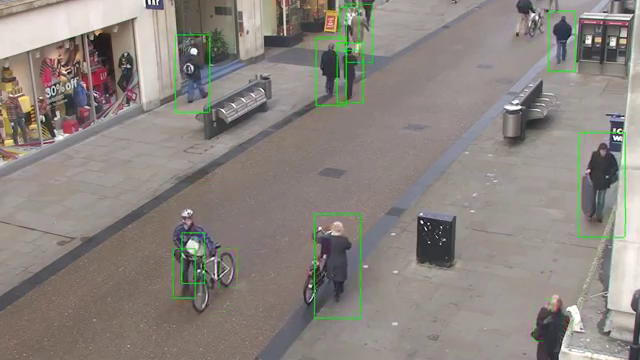
//> input picture frame 79 of Homework/Albert/openCV/humanDetect/video.mp4, 640 x 360 px
$ ./main   (built with g++ and OpenCV 4)
//> lines starting //> are read from the running program, lines starting //| are printed output that depends on the picture
#include "opencv2/objdetect.hpp"
#include "opencv2/highgui.hpp"
#include "opencv2/imgproc.hpp"
#include <iostream>
#include <stdio.h>
using namespace std;
using namespace cv;
/* Function Headers */
void detectAndDisplay( Mat frame );
/* Global variables */
String face_cascade_name = "haarcascade_fullbody.xml";
//String eyes_cascade_name = "haarcascade_eye_tree_eyeglasses.xml";
CascadeClassifier face_cascade;
//CascadeClassifier eyes_cascade;
String window_name = "Capture - Face detection";
/* @function main */
int main( void )
{
    VideoCapture capture;
    Mat frame;
    //-- 1. Load the cascades
    if( !face_cascade.load( face_cascade_name ) ){ printf("--(!)Error loading face cascade\n"); return -1; };
  //  if( !eyes_cascade.load( eyes_cascade_name ) ){ printf("--(!)Error loading eyes cascade\n"); return -1; };
    //-- 2. Read the video stream
    capture.open( "video.mp4" );
    if ( ! capture.isOpened() ) { printf("--(!)Error opening video capture\n"); return -1; }
    while (  capture.read(frame) )
    {
//> frame is the input picture: 360 rows x 640 cols, CV_8UC3; mean B, G, R 127.5, 132.8, 139.6
        if( frame.empty() )
        {
            printf(" --(!) No captured frame -- Break!");
            break;
        }
        //-- 3. Apply the classifier to the frame
        detectAndDisplay( frame );
        int c = waitKey(10);
        if( (char)c == 27 ) { break; } // escape
    }
    return 0;
}
/* @function detectAndDisplay */
void detectAndDisplay( Mat frame )
{
    std::vector<Rect> faces;
    Mat frame_gray;
    cvtColor( frame, frame_gray, COLOR_BGR2GRAY );
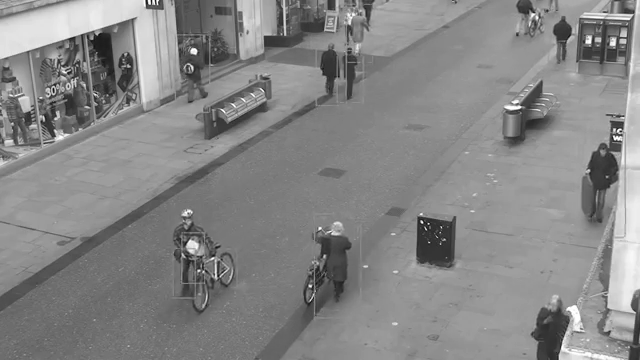
//> frame_gray: 360 rows x 640 cols, CV_8UC1; min 10, max 255, mean 134.2
    equalizeHist( frame_gray, frame_gray );
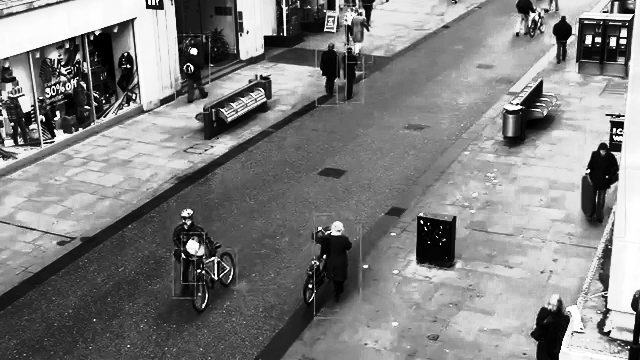
//> frame_gray: 360 rows x 640 cols, CV_8UC1; min 0, max 255, mean 129.1
    //-- Detect faces
    face_cascade.detectMultiScale( frame_gray, faces, 1.1, 2, 0|CASCADE_SCALE_IMAGE, Size(30, 30) );
//> faces = 2 Rects (x, y, width, height): [546, 7, 31, 62], [312, 33, 33, 66]
    for( size_t i = 0; i < faces.size(); i++ )
    {
        Point center( faces[i].x + faces[i].width/2, faces[i].y + faces[i].height/2 );
        ellipse( frame, center, Size( faces[i].width/2, faces[i].height/2), 0, 0, 360, Scalar( 255, 0, 255 ), 4, 8, 0 );
        Mat faceROI = frame_gray( faces[i] );
        //std::vector<Rect> eyes;
        //-- In each face, detect eyes
       // eyes_cascade.detectMultiScale( faceROI, eyes, 1.1, 2, 0 |CASCADE_SCALE_IMAGE, Size(30, 30) );
//> (the run ends here: the program needs code that is not available in this run, at `for( size_t j = 0; j < eyes.size(); j++ )`)

$ run again, starting later in the video
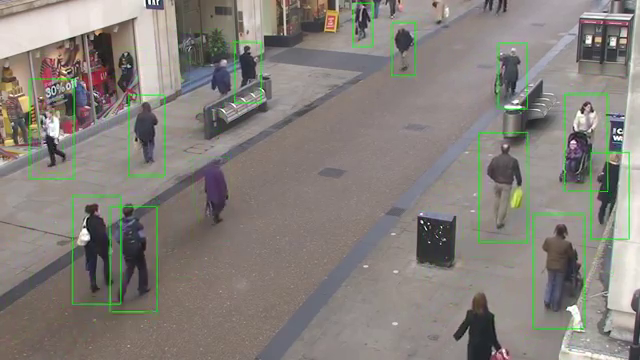
//> input picture frame 358 of Homework/Albert/openCV/humanDetect/video.mp4, 640 x 360 px
//> frame is the input picture: 360 rows x 640 cols, CV_8UC3; mean B, G, R 123, 128.5, 133.7
//> in detectAndDisplay, `equalizeHist( frame_gray, frame_gray );`:
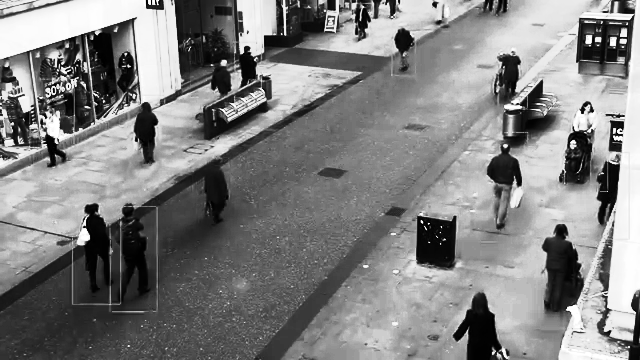
//> frame_gray: 360 rows x 640 cols, CV_8UC1; min 0, max 255, mean 129
//> faces = 3 Rects (x, y, width, height): [124, 91, 41, 83], [578, 132, 53, 107], [476, 128, 50, 101]

$ run again, starting later in the video
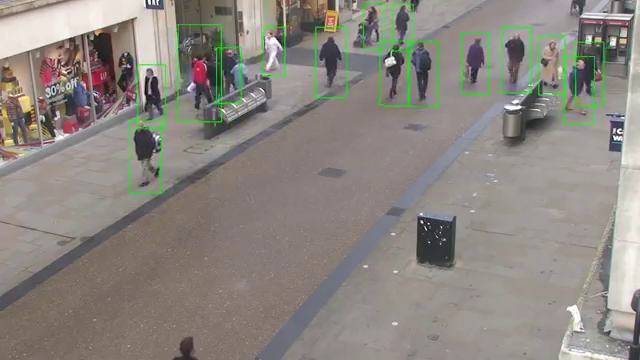
//> input picture frame 636 of Homework/Albert/openCV/humanDetect/video.mp4, 640 x 360 px
//> frame is the input picture: 360 rows x 640 cols, CV_8UC3; mean B, G, R 128.7, 134.6, 140.1
//> in detectAndDisplay, `equalizeHist( frame_gray, frame_gray );`:
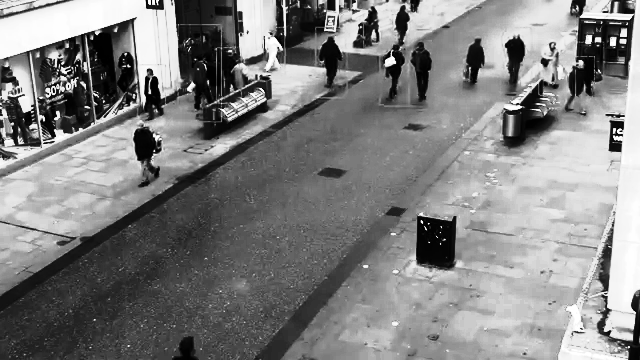
//> frame_gray: 360 rows x 640 cols, CV_8UC1; min 0, max 255, mean 129.2
//> faces = 3 Rects (x, y, width, height): [312, 25, 35, 70], [400, 29, 40, 80], [588, 65, 52, 106]
